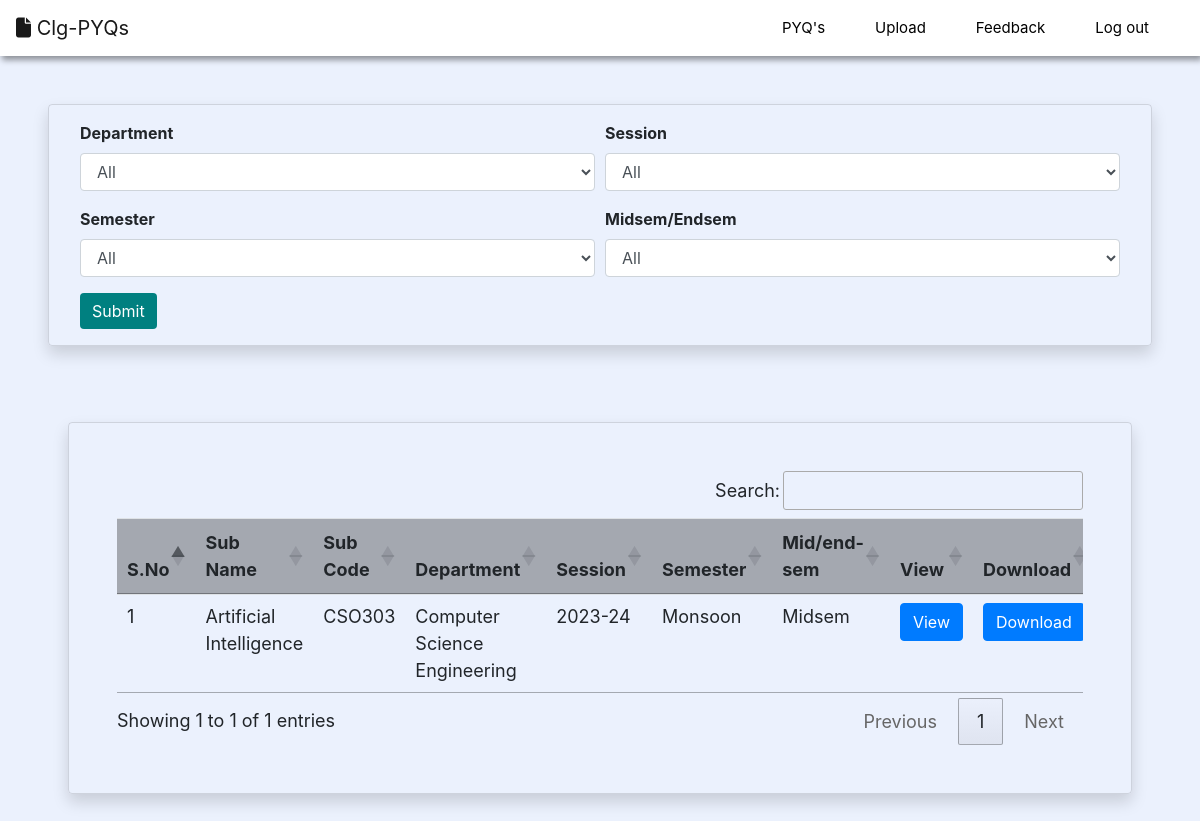
The app's page /oe (signed in), older data.
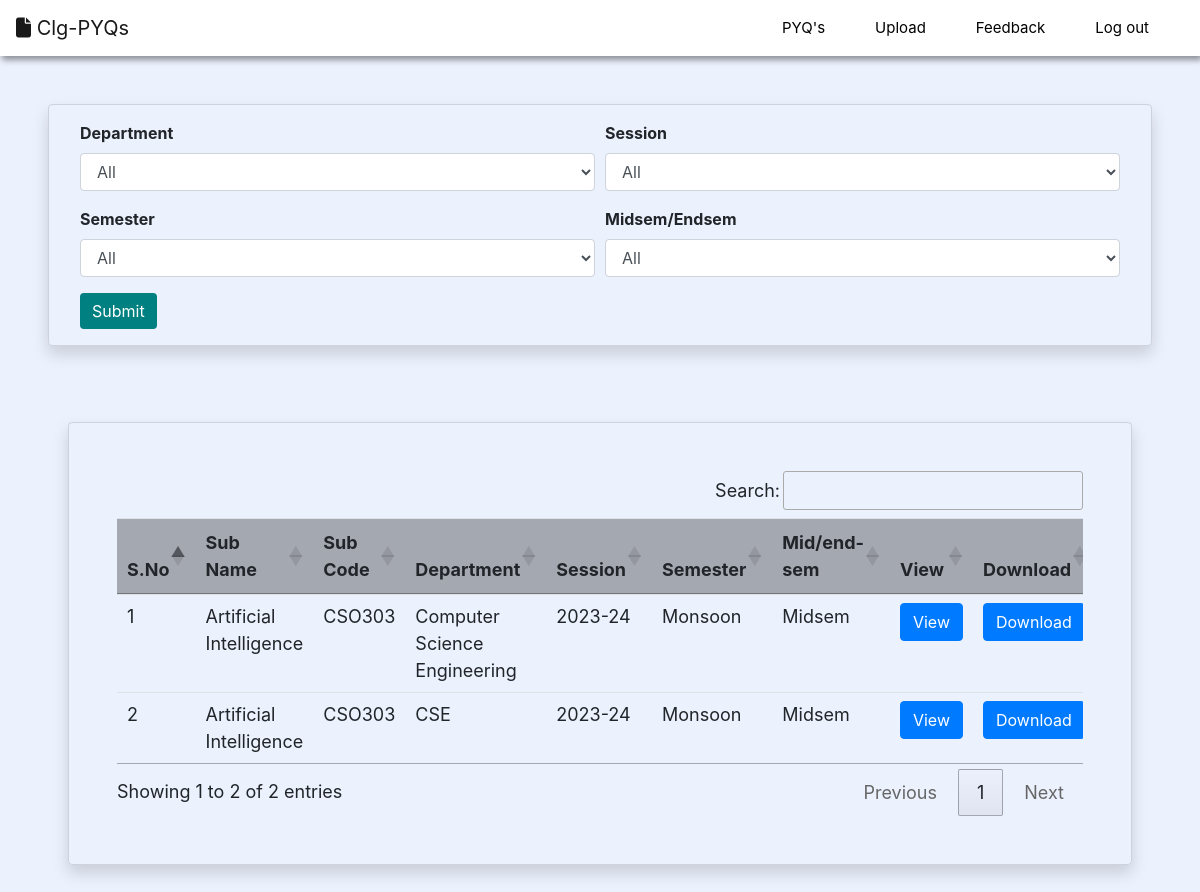
The same page, newer data.
### pyqs/models.py (models this page shows, shortened)
class OE(models.Model):
    sub_name = models.CharField(max_length= 50,null=False)
    sub_code = models.CharField(max_length= 10,null=False)
    dept = models.CharField(max_length= 50,null=False)
    session = models.CharField(max_length= 10,null=False)
    sem = models.CharField(max_length= 10,null=False)
    midend = models.CharField(max_length= 10,null=False)
    pdf = models.FileField(null=False)

### pyqs/views.py (the view, shortened to what this page needs)
# urls.py: path('oe', oe, name = "oe"),
def oe(request):
    if not request.user.is_authenticated:
        return redirect("stud_login")
    paper = OE.objects.all()
    return render(request,"oe.html",locals())

### pyqs/templates/oe.html (shortened to what this page needs)
{% extends 'navbar.html' %}
{% block main %}
<div class="card shadow m-5 p-3 " style="background: transparent;">
    <div class="container-fluid">
        <form method="post" name = "entry">
            <div class="form-row">
                <div class="col-sm-6">
                    <div class="form-group">
                        <label for=""><b>Department</b></label>
                        <select name="department" class="form-control" >
                            <option value="">All</option>
                        </select>
                    </div>
                </div>
                <div class="col-sm-6">
                    <div class="form-group">
                        <label for=""><b>Session</b></label>
                        <select name="session" class="form-control" >
                            <option value="">All</option>
                        </select>
                    </div>
                </div>
                <div class="col-sm-6">
                    <div class="form-group">
                        <label for=""><b>Semester</b></label>
                        <select name="semester" class="form-control" >
                            <option value="">All</option>
                        </select>
                    </div>
                </div>
                <div class="col-sm-6">
                    <div class="form-group">
                        <label for=""><b>Midsem/Endsem</b></label>
                        <select name="midend" class="form-control" >
                            <option value="">All</option>
                        </select>
                    </div>
                </div>
            </div>
            <a href=""><input type="submit" value="Submit" id="but" class="btn btn-primary" style="background-color: teal; border: none;"></a>
        </form>
    </div>
</div>
<link rel="stylesheet" href="https://cdnjs.cloudflare.com/ajax/libs/font-awesome/4.7.0/css/font-awesome.min.css">
<link rel="stylesheet" href="https://cdn.datatables.net/1.13.6/css/jquery.dataTables.min.css">
<link rel="stylesheet" href="https://cdn.datatables.net/buttons/2.4.1/css/buttons.dataTables.min.css">
<div class="card m-4 p-2" style="background: transparent; border: none;">
    <div class="card-body">
<div class="card shadow mx-3 p-5" style="background: transparent; font-size: 18px;">
    <div class="" style="max-height: 60vh; overflow: auto;">
        <table id="example" class="table table-responsive" style="justify-content: center;">
            <thead style="background-color: rgba(0, 0, 0, .3); ">
                <tr>
                    <th>S.No</th>
                    <th>Sub Name</th>
                    <th>Sub Code</th>
                    <th>Department</th>
                    <th>Session</th>
                    <th>Semester</th>
                    <th>Mid/end-sem</th>
                    <th>View</th>
                    <th>Download</th>
                </tr>
            </thead>
            <tbody>
                {% for i in paper %}
                <tr id="row">
                    <td>{{forloop.counter}}</td>
                    <td>{{i.sub_name}}</td>
                    <td>{{i.sub_code}}</td>
                    <td>{{i.dept}}</td>
                    <td>{{i.session}}</td>
                    <td>{{i.sem}}</td>
                    <td>{{i.midend}}</td>
                    <td>
                        <a class="btn btn-primary" href="{{i.pdf.url}}" target="_blank" rel="noopener noreferrer">View</a>
                    </td>
                    <td>
                        <a class="btn btn-primary" href="{{i.pdf.url}}" download="">Download</a>
                    </td>
                </tr>
                {% endfor %}
            </tbody>
        </table>
    </div>
</div>
    </div>
</div>
{% endblock %}

### pyqs/templates/navbar.html (shortened to what this page needs)
<!DOCTYPE html>
<html lang="en">
<head>
    <link rel="stylesheet" href="https://cdnjs.cloudflare.com/ajax/libs/font-awesome/6.5.1/css/all.min.css" />
    <link rel="stylesheet" href="https://cdn.jsdelivr.net/npm/bootstrap@4.6.2/dist/css/bootstrap.min.css">
</head>
<body>
    <nav style="background-color: rgb(255, 255, 255) !important; box-shadow: 2px 4px 6px rgba(0, 0, 0, .4);" class="navbar navbar-expand-md bg-dark navbar-light ">
        <a class="navbar-brand" href="#"><i class="fa-solid fa-file"></i>  Clg-PYQs</a>
        <div style="display: flex; justify-content: right;" class="collapse navbar-collapse " id="collapsibleNavbar">
          <ul class="navbar-nav" style="padding: 0px 10px;">
            <li class="nav-item">
              <a class="nav-link ac" id="pyq" href="{% url 'home' %}">PYQ's</a>
            </li>
            <li class="nav-item">
                <a class="nav-link ac" id="upload" href="{% url 'upload' %}">Upload</a>
            </li>
            <li class="nav-item">
              <a class="nav-link ac" id="feedback" href="{% url 'feedback' %}">Feedback</a>
            </li>
            <li id="login" class="nav-item">
              <a class="nav-link" href="{% url 'logout' %}">Log out</a>
            </li>
          </ul>
        </div>
      </nav>
      {% block main %}
      {% endblock %}
</body>
</html>

### pyqs/templates/navbar.html (style rules this page uses)
body { background-color: #ebf1fd; }
.navbar-nav li { margin: 0px 5px; }
.navbar-nav li a { font-size: 15px; padding: 5px 20px !important; color: rgb(0, 0, 0) !important; }

Row changes from the older to the newer data that the page shows:
added OE: sub_name "Artificial Intelligence", sub_code "CSO303", dept "CSE", session "2023-24", sem "Monsoon", midend "Midsem"
Text that changed along with them:
text written by a page script: "Search: Showing 1 to 1 of 1 entries Previous 1 Next" → "Search: Showing 1 to 2 of 2 entries Previous 1 Next"
